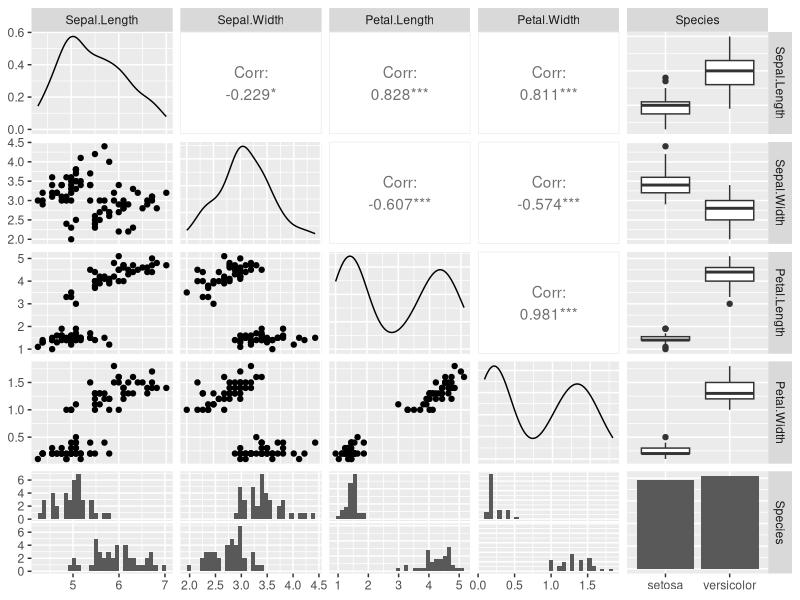
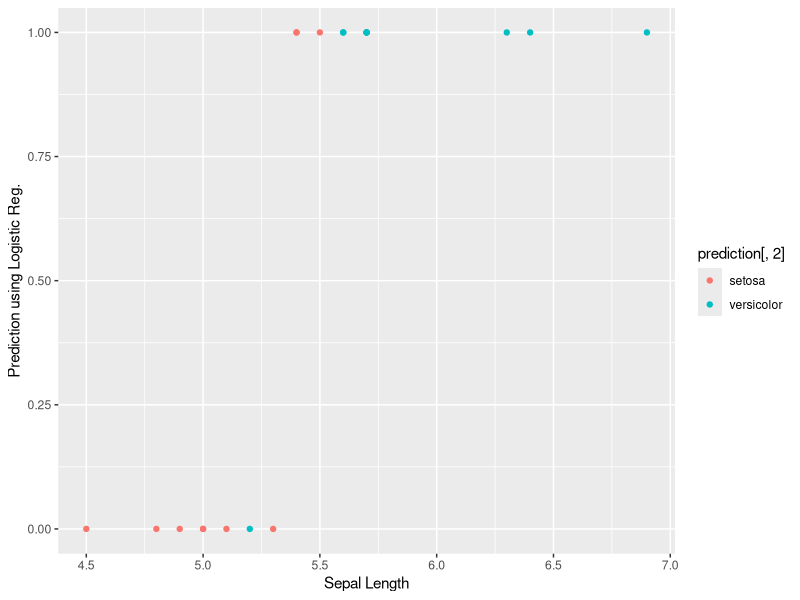

Generate these figures, in order, with R:
library(datasets)
ir_data<- iris
head(ir_data)
str(ir_data)
levels(ir_data$Species)
sum(is.na(ir_data))
ir_data<-ir_data[1:100,]
set.seed(100)
samp<-sample(1:100,80)
ir_test<-ir_data[samp,]
ir_ctrl<-ir_data[-samp,]
install.packages("ggplot2")
library(ggplot2)
install.packages("GGally")
library(GGally)
ggpairs(ir_test)
y<-ir_test$Species; x<-ir_test$Sepal.Length
glfit<-glm(y~x, family = 'binomial')
summary(glfit)
newdata<- data.frame(x=ir_ctrl$Sepal.Length)
predicted_val<-predict(glfit, newdata, type="response")
prediction<-data.frame(ir_ctrl$Sepal.Length, ir_ctrl$Species,predicted_val)
prediction
qplot(prediction[,1], round(prediction[,3]), col=prediction[,2], xlab = 'Sepal Length', ylab = 'Prediction using Logistic Reg.')
